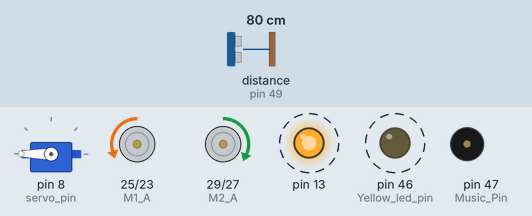
Recording of a sketch running on a simulated Arduino Mega 2560, built with avr-gcc and run on an emulated ATmega2560. On the bench: servo, motor-driver pin pairs drawn as motors (green arrow = first pin HIGH = forward, orange = second pin HIGH = backward, longer = more drive, scaled by the enable pin), output pins drawn as LEDs (lit = HIGH), buzzer (waves = sounding). Dashed ring = blinking. The inputs (shaded band) are chosen by the test bench; at power-on: distance to the obstacle (sensor on pin 49) 80 cm. The echo pulse lasts 58.3 µs per cm.

Above: at 1.45 s.
1.5 s: distance to the obstacle (sensor on pin 49) set to 39 cm
At 3.56 s:
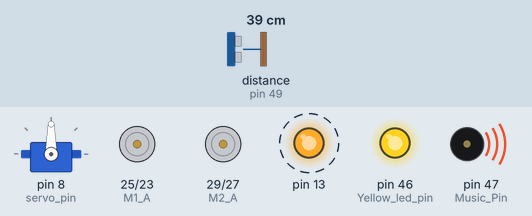
4.5 s: distance to the obstacle (sensor on pin 49) set to 32 cm
7.5 s: distance to the obstacle (sensor on pin 49) set to 2 cm
At 9.0 s:
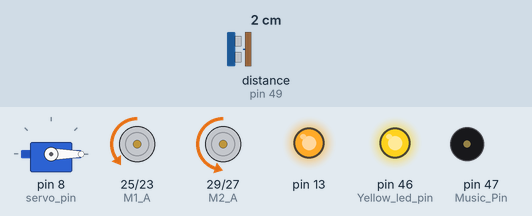
9.6 s: distance to the obstacle (sensor on pin 49) set to 35 cm
At 11.96 s:
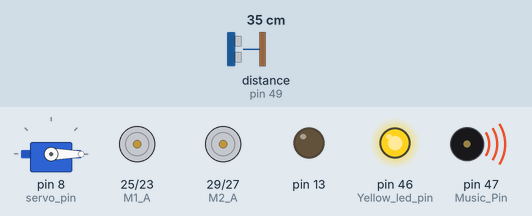
12.6 s: distance to the obstacle (sensor on pin 49) set to 4 cm
At 13.5 s:
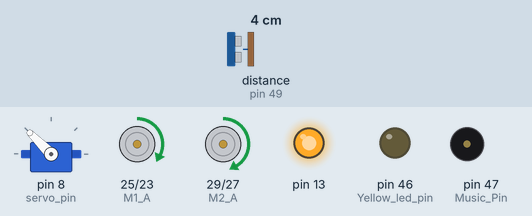
14.6 s: distance to the obstacle (sensor on pin 49) set to 60 cm
Timing chart, 0 to 25.0 s (numbered marks = the images above; inputs shaded):
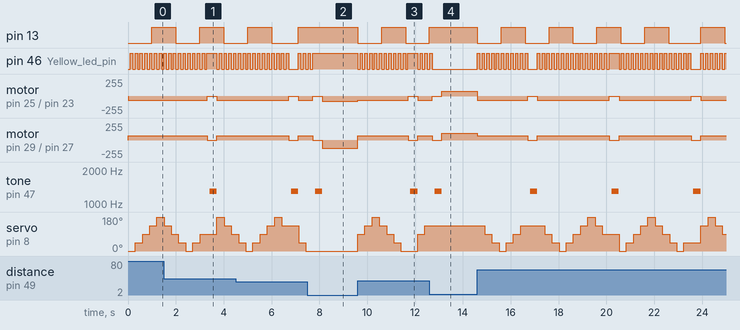

The sketch:

Robot_with_HC_SR04_servo.ino
```cpp
#include "Arduino.h"
#include <SPI.h>
//#include <MFRC522.h>
#include <NewPing.h>
#include <Servo.h>
#include <TimerFreeTone.h>
#include <LiquidCrystalRus.h>

/*
   Программа для управления роботом на HC-SR04 (установлен на сервопривод)
*/

//карта для идентификации
//byte White_Card[] = {0xBC, 0xC2, 0xAE, 0x07};
//идентификация RFID-ридера
#define SS_PIN 53
#define RST_PIN 5
//MFRC522 mfrc522(SS_PIN, RST_PIN);	// Create MFRC522 init.

/*
//для дисплея
byte cube[8] = {
  B11111,
  B11111,
  B11111,
  B11111,
  B11111,
  B11111,
  B11111,
};
*/
//пин пьезо
#define Music_Pin 47
//пин мигалки
#define Yellow_led_pin 46
//инициализация ножек для дисплея
//LiquidCrystalRus lcd(30, 31, 22, 24, 26, 28); //RS, E, D4, D5, D6, D7
//Пин управления сервоприводом
#define servo_pin 8
//Порты, к которым подключен сонар
#define Echo 49
#define Trig 48
//Порты управлением драйвера двигателей (2 задают направление, 1 - ШИМ)
//Канал 1
#define M1_B 23
#define M1_A 25
#define M1_PWM 7
//Канал 2
#define M2_B 27
#define M2_A 29
#define M2_PWM 6

int distance[9];
//Ultrasonic ultrasonic(Trig, Echo); //Дальномер
NewPing sonar(Trig, Echo);
/*unsigned long now_time;
long pre_time1 = 0;
long pre_time2 = 0;
long pre_time3 = 0;
long pre_time4 = 0;
char mass[3];*/

//int k = 0;
unsigned long lastUpdate; //последнее обновление положения
///////////////////////////////////////////////КЛАССЫ///////////////////////////////////////////////////////////////////////////////////////////////

class Flasher
{
  //Переменные - члены класса
  int ledPin; //номер пина светодиода
  long OnTime; //время включения
  long OffTime; //время выключения

  // текущее состояние
  int ledState;
  unsigned long previousMillis;

  public:
  Flasher(int pin, long on, long off)
  {
    ledPin = pin;
    pinMode(ledPin, OUTPUT);

    OnTime = on;
    OffTime = off;

    ledState = LOW;
    previousMillis = 0;
  }

  void Update()
  {
    unsigned long currentMillis = millis();

    if((ledState == HIGH) && (currentMillis - previousMillis >= OnTime))
    {
      ledState = LOW;
      previousMillis = currentMillis;
      digitalWrite(ledPin, ledState);
    }
    else if((ledState == LOW) && (currentMillis - previousMillis >= OffTime))
    {
      ledState = HIGH;
      previousMillis = currentMillis;
      digitalWrite(ledPin, ledState);
    }
  }

};

class Sweeper
{
  Servo myservo; //Создание объекта myservo
  int pos; //позиция сервопривода
  int i; //счетчик массива
  //unsigned long activateTime; //для записи настоящего времени
  int increment; //на сколько переместится серво с каждой итерацией цикла
  int updateInterval; //время между обновлениями
  //unsigned long lastUpdate; //последнее обновление положения
  unsigned long time_for_go;

  public:
  Sweeper(int interval, int S)
  {
    updateInterval = interval;
    increment = S;
  }

  void Attach(int pin)
  {
    myservo.attach(pin);
    myservo.write(0);
  }

  void Detach()
  {
    myservo.detach();
  }

  void Update()
  {
    if((millis() - lastUpdate) > updateInterval)  //it is time to update!
    {
      lastUpdate = millis();
      if(i < 9)
      {
        distance[i] = sonar.ping_cm();
        /*lcd.clear();
        lcd.setCursor(0, 0); //столбец, строка
        lcd.print("Расстояние:");
        lcd.setCursor(11, 0); //столбец, строка
        lcd.print(distance[i]);*/
        //lcd.clear();
      }

      if (distance[i] <= 20)
      {
        time_for_go = millis();

        switch(myservo.read()) {
         case 0: {Stop();
                  TimerFreeTone(Music_Pin, 1300, 300);
                  while (sonar.ping_cm() < 20 && (millis() - time_for_go) < 3000){ //цикл выполняется пока не достигнет цели либо не истечет время
                       /*lcd.setCursor(1, 1);
                       lcd.print("Едем влево..."); */
                       go_left(80);
                  }
                  //lcd.clear();
                  break;};//500 --- Stop(); go_left(60, updateInterval);
         case 45: {Stop();
                   TimerFreeTone(Music_Pin, 1300, 300);
                   while (sonar.ping_cm() < 20 && (millis() - time_for_go) < 3000){
                        /*lcd.setCursor(1, 1);
                        lcd.print("Едем влево...");*/
                        go_left(70);
                   }
                   //lcd.clear();
                   break;};//1000
         case 90: {Stop();
                   TimerFreeTone(Music_Pin, 1300, 300);
                   while (sonar.ping_cm() < 35 && (millis() - time_for_go) < 3000){
                        /*lcd.setCursor(1, 1);
                        lcd.print("Едем назад..."); */
                        go_back(70);
                   }
                   //lcd.clear();
                   break;};//1000
         case 135: {Stop();
                    TimerFreeTone(Music_Pin, 1300, 300);
                    while (sonar.ping_cm() < 20 && (millis() - time_for_go) < 3000){
                         /*lcd.setCursor(1, 1);
                         lcd.print("Едем вправо..."); */
                         go_right(70);
                    }
                    //lcd.clear();
                    break;};//500
         case 180: {Stop();
                    TimerFreeTone(Music_Pin, 1300, 300);
                    while (sonar.ping_cm() < 20 && (millis() - time_for_go) < 3000){
                        /* lcd.setCursor(1, 1);
                         lcd.print("Едем вправо..."); */
                         go_right(80);
                    }
                    //lcd.clear();
                    break;};//1000
         //case 5: {Stop(); while (sonar.ping_cm() < 30){lcd.setCursor(1, 1); lcd.print("Едем вправо..."); go_right(60); } lcd.clear(); break;};//500
         //case 6: {Stop(); while (sonar.ping_cm() < 30){lcd.setCursor(1, 1); lcd.print("Едем назад..."); go_back(70); } lcd.clear(); break;};//1000
         //case 7: {Stop(); while (sonar.ping_cm() < 30){lcd.setCursor(1, 1); lcd.print("Едем влево..."); go_left(60); } lcd.clear(); break;};//1000
         //case 8: {Stop(); while (sonar.ping_cm() < 30){lcd.setCursor(1, 1); lcd.print("Едем влево..."); go_left(70); } lcd.clear(); break;};//500
         }

      }

      i += 1;
      pos += increment;
      myservo.write(pos);
      if((pos >= 180) || (pos <= 0)) //вращать некуда - меняем направление
      {
        increment = -increment; // change rotation
      }
      if(i == 11)
      {
       i = 0;
      }
    }
  }
};

///////////////////////////////////////////////////////////////////////////////////////////////////////////////////////////////////////////////////

//Объявление переменных
int distance_sm = 0; //расстояние в см

//int dist_0, dist_180;

//Инициализация

//Servo myservo; //Создание объекта myservo

//настройка мигающих светодиодов
Flasher led1(Yellow_led_pin, 100, 100); // <name>(<pin>, <on time>, <off time>)
Flasher led2(13, 1000, 1000);

//настройка сервопривода
Sweeper sweeper1(300, 45); // <name>(<interval>, <rotation degrees>)

/*int RC522_control()
{
   byte buffer[15];
   int flag = 0; //0 - нет карт, 1 - не наша карта, 2 - наша карта
   if (mfrc522.PICC_IsNewCardPresent())
   {
    if (mfrc522.PICC_ReadCardSerial())
    {
      flag = 1;


      for (byte i = 0; i < mfrc522.uid.size; i++) {
          buffer[i] = mfrc522.uid.uidByte[i];
      }

      lcd.clear();
      lcd.setCursor(0,0);
      lcd.print("Карта распознана");

      for(int j = 0; j < mfrc522.uid.size; j++)
      {
      if (White_Card[j] == buffer[j])
          {
            flag = 2;
          }
      else
          {
            flag = 1;
          }
      }

      if (flag == 2)
      {
        TimerFreeTone(Music_Pin, 1000, 100);
        TimerFreeTone(Music_Pin, 1400, 100);
        lcd.setCursor(1, 2);
        lcd.print("Доступ");
        lcd.setCursor(0, 3);
        lcd.print("разрешен");
        delay(1000);
      }
      else if (flag == 1)
      {
        TimerFreeTone(Music_Pin, 600, 100);
        delay(50);
        TimerFreeTone(Music_Pin, 600, 100);
        lcd.setCursor(1, 2);
        lcd.print("Доступ");
        lcd.setCursor(0, 3);
        lcd.print("запрещен");
      }

 return flag;
    }
   }
}*/
/*
void hello() //функция приветствия
{
  int hello_counter;
  lcd.createChar(0, cube);

  for (hello_counter = -4; hello_counter < 12; hello_counter++)
  {
    //lcd.clear();
    lcd.setCursor(2, 0); //столбец, строка
    lcd.print("Здравствуйте!");
    lcd.setCursor(5, 1);
    lcd.print("Hello!");

    lcd.setCursor(hello_counter, 3); //для двух последних строк указывать -4 вместо 0 (для столбца)!
    lcd.write(byte(0));
    delay(100);
  }

  TimerFreeTone(Music_Pin, 1175, 300);
        lcd.clear();
        lcd.setCursor(3, 1);
        lcd.print("Пожалуйста,");
        lcd.setCursor(-2, 2);
        lcd.print("авторизуйтесь");
}*/

void setup()
{
  /* Инициализация */

  //дисплей
  //lcd.begin(16, 4);
  //SPI and rc-522 initialization
 // SPI.begin();			// Init SPI bus
  //mfrc522.PCD_Init();	// Init MFRC522 card
  sweeper1.Attach(servo_pin); //Указание выхода управления сервопривода

  /* Конфигурация портов ввода-вывода */

  //Для сонара
  pinMode(Trig, OUTPUT);
  pinMode(Echo, INPUT);
  //Наплатный светодиод
 // pinMode(LED, OUTPUT);
  //Драйвер двигателей
  pinMode(M1_A, OUTPUT);
  pinMode(M1_B, OUTPUT);
  pinMode(M2_A, OUTPUT);
  pinMode(M2_B, OUTPUT);
  pinMode(M1_PWM, OUTPUT);
  pinMode(M2_PWM, OUTPUT);

  //hello();

  /*do {
    RC522_control();
  }
  while (RC522_control() != 2);*/
  /* Операции, выполняемые вне цикла */

}//setup


/* Функции управления */

//Движение вперед с определенной скоростью
void go_forward(int PWM1)  //... , int time1
{
    digitalWrite(M1_A, LOW);
    digitalWrite(M1_B, HIGH);
    digitalWrite(M2_A, HIGH);
    digitalWrite(M2_B, LOW);
    analogWrite(M1_PWM, PWM1); //сбавить, мотор - слева
    analogWrite(M2_PWM, PWM1+7);
}

//Движение назад с определенной скоростью
void go_back(int PWM2)//time2
{
    digitalWrite(M1_A, HIGH);
    digitalWrite(M1_B, LOW);
    digitalWrite(M2_A, LOW);
    digitalWrite(M2_B, HIGH);
    analogWrite(M1_PWM, PWM2);
    analogWrite(M2_PWM, PWM2+7);
}

//Остановка (Электронный тормоз)
void Stop()
{
  digitalWrite(M1_A, HIGH);
  digitalWrite(M1_B, HIGH);
  digitalWrite(M2_A, HIGH);
  digitalWrite(M2_B, HIGH);
  analogWrite(M1_PWM, 0);
  analogWrite(M2_PWM, 0);
  delay(100);
}

//Движение Влево с определенной скоростью
void go_right(int PWM3)//time3
{
    digitalWrite(M1_A, HIGH);
    digitalWrite(M1_B, LOW);
    digitalWrite(M2_A, HIGH);
    digitalWrite(M2_B, LOW);
    analogWrite(M1_PWM, PWM3);
    analogWrite(M2_PWM,PWM3+35); //подобрать скорость экспериментально!!!
}

//Движение Вправо с определенной скоростью
void go_left(int PWM4)//time4
{
    digitalWrite(M1_A, LOW);
    digitalWrite(M1_B, HIGH);
    digitalWrite(M2_A, LOW);
    digitalWrite(M2_B, HIGH);
    analogWrite(M1_PWM, PWM4);
    analogWrite(M2_PWM, PWM4 + 40); //подобрать скорость экспериментально!!!
}

void loop()
{
  /*if (RC522_control() == 2)
  {
    //остановка
    Stop();
    //звук
    delay(150);
    TimerFreeTone(Music_Pin, 1180, 300);
    TimerFreeTone(Music_Pin, 1210, 300);
    TimerFreeTone(Music_Pin, 2000, 300);
    //отключение светодиодов
    digitalWrite(Yellow_led_pin, LOW);
    digitalWrite(13, LOW);
    //выведение оповещения
    lcd.clear();
    lcd.setCursor(3, 1);
    lcd.print("Завершение");
    lcd.setCursor(1, 2);
    lcd.print("работы");

    delay(3000);

    lcd.clear();
    lcd.setCursor(0, 0);
    lcd.print("Для продолжения");
    lcd.setCursor(0, 1);
    lcd.print("приложите карту");
    lcd.setCursor(-4, 2);
    lcd.print("к считывателю");

    do {
      RC522_control();
    }
    while (RC522_control() != 2);
  }*/

  led1.Update(); //запуск функции Update класса Flasher
  led2.Update();
  go_forward(60);
  sweeper1.Update();
}//loop
```

Measured:
- after the input at 7.5 s, pin 13: stays HIGH (without the input it goes to LOW after 0.63 s); pin 46 (Yellow_led_pin): goes on until 7.7 s, then stays HIGH
- after the input at 9.6 s, pin 13: HIGH → LOW after 0.00 s instead of 1.1 s
- after the input at 12.6 s, pin 13: goes on until 12.6 s, then stays HIGH; pin 46 (Yellow_led_pin): goes on until 12.7 s, then stays LOW
